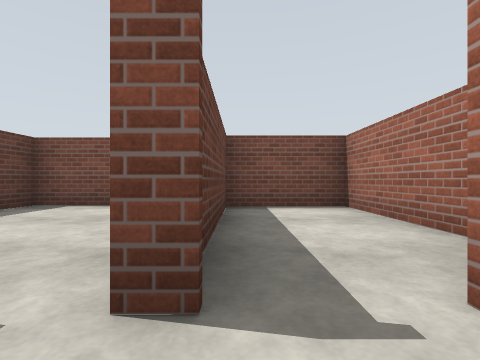
[1] (above)

14 first-person views from a walk through a Gazebo world. The camera is 0.94 m above the floor, looks level and sees 85° across. The floor is counted in squares, 2 m on a side. Each view is taken from the middle of a square. On the plan, view 1 faces up. The plan holds only what a view shows up to about 9 squares ahead; the rest is blank. The place goes on beyond the plan.

[2]
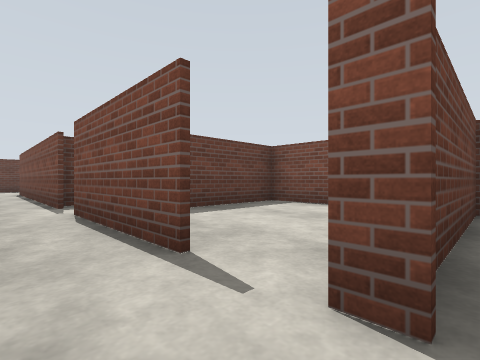

[3]
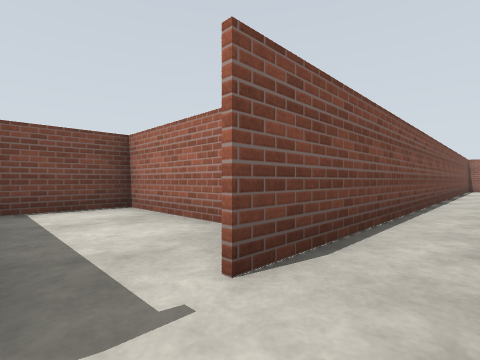

[4]
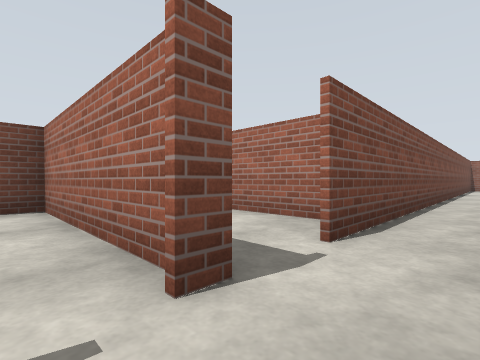

[5]
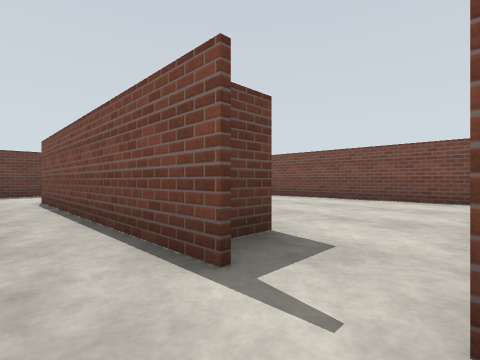

[6]
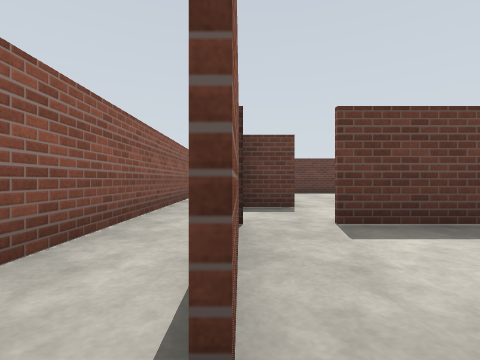

[7]
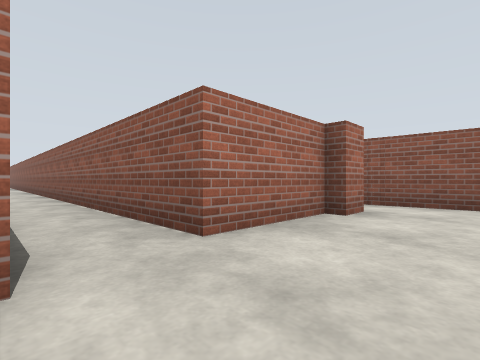

[8]
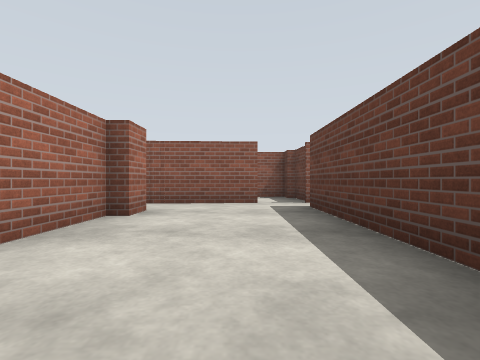

[9]
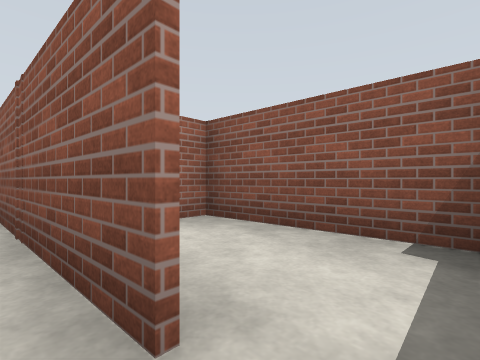

[10]
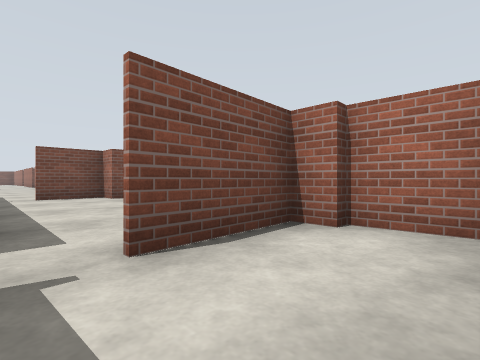

[11]
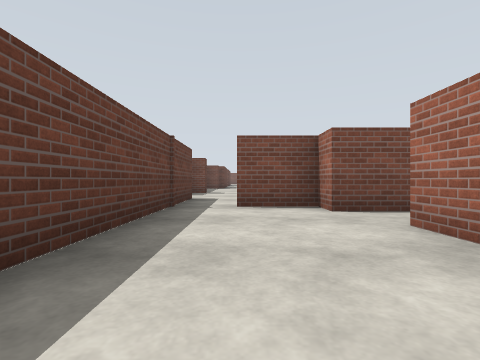

[12]
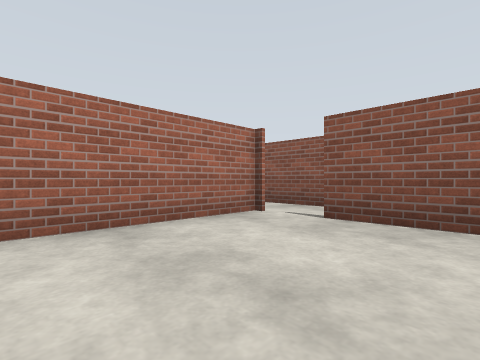

[13]
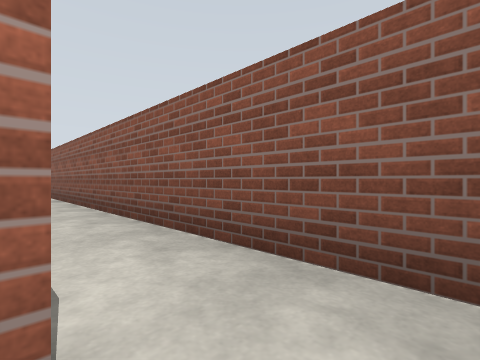

[14]
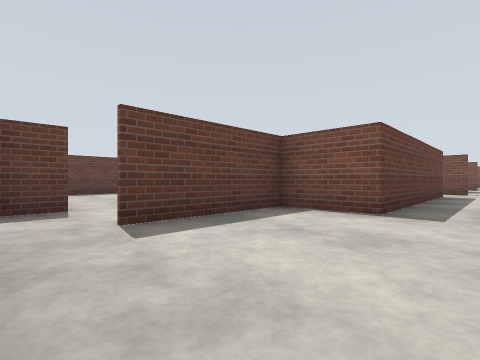

### Floor plan
Points are (right, up) in squares from view 1. A wall is a line through its corners. A room is listed if a view was taken in it or the views show most of it. See-through windows are left out.
Room 1 (views 1, 2, 3, 4, 5, 6, 7, 8, 11, 13, 14)
walls: (-5, 0.9) (-10.5, 0.9) (-10.5, 1.6) (-12.1, 1.6); (-1.4, 0.9) (-4.1, 0.9); (-10.3, -2.5) (-10.3, -0.3) (7.1, -0.3); (-10.5, -3.1) (-10.5, -2.4); (-12.4, -4.3) (-9.1, -4.2); (-13.2, 2.6) (-13.2, -3.6); (11.8, 0.9) (0.8, 0.9)
ways out: opening at (-13, -4) to room 2; opening at (-1, 1) to room 3; gap at (1, 1) to room 4; opening at (-13, 2)
Room 2 (views 9, 10)
walls: (-13.2, -5.8) (-13.2, -6.3) (-10.3, -6.1) (-10.3, -4.8); (-13.5, -5) (-13.4, -5.7); (-10.5, -4.9) (-10.5, -4.3) (-12.4, -4.4)
ways out: opening at (-13, -4) to room 1; opening at (-13, -4)
Room 3 (view 12)
walls: (-3, 1) (-1.4, 1); (-2.1, 7.5) (-2.1, 4.8) (-3.8, 4.8) (-3.8, 2); (-0.3, 0.9) (-0.3, 4.8) (-0.9, 4.8)
ways out: opening at (-1, 1) to room 1; opening at (-2, 7)
Room 4 (no view inside)
walls: (1.9, 1.5) (1.9, 4.6) (-0.2, 4.6) (-0.2, 0.9)
ways out: gap at (1, 1) to room 1

Positions as (right, up) in squares from view 1, and headings:
1: (0, 0), facing up
2: (0, 0), facing up-left
3: (0, 0), facing up-right
4: (-1, 0), facing up-right
5: (-4, 0), facing up-left
6: (-1, 1), facing left
7: (-12, 1), facing down-right
8: (-12, 1), facing down
9: (-13, -4), facing down-right
10: (-13, -6), facing up-right
11: (-12, -3), facing up
12: (-3, 4), facing down-right
13: (-1, 1), facing down-right
14: (-1, 1), facing up-left
